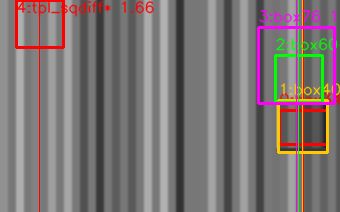
#> input picture captcha-lab/gap_debug.png, 340 x 212 px
$ python -i overlap.py   (imports and definitions only)
#> lines starting #> are read from the running program, lines starting #| are printed output that depends on the picture
"""
几何重合滑块（画布实心/空心配对）求解器
========================================

题型：深色网格画布上散落若干几何图形，其中一对是「同形同色的实心 + 空心轮廓」。
拖动滑块水平移动实心图形，使其与空心轮廓完全重合。

与其他滑块的差别：
  · 没有「缺口」，要判断的是**两个独立图形的水平中心差**；
  · 判据不是边缘能量，而是「实心/空心的填充密度 + 8×8 占用剖面 + 色相」；
  · 前端提交的是 `slider_dx = dx * (trackW - handleW) / bmpW`，
    即画布像素差要换算成滑轨像素。

本实现与 `booking-lab/captcha_mock/analyze.js` 的判据逐条对齐（三档阈值、4 邻域连通域、
密度分类、空心填充、8×8 剖面距离、色相精修），所以两边的 dx 可以直接对比。

```python
from solver.overlap import analyze, to_slider_dx

res = analyze("canvas.png")
slider_dx = to_slider_dx(res.dx, bmp_w=400, track_w=400, handle_w=34)
```
"""
from __future__ import annotations

import colorsys
import math
from dataclasses import dataclass, field
from typing import Any, Dict, List, Optional, Sequence, Tuple, Union

import cv2
import numpy as np

__all__ = [
    "Blob", "OverlapResult", "analyze", "analyze_payload",
    "to_slider_dx", "solve_canvas", "LEVELS",
]

ImageLike = Union[np.ndarray, bytes, bytearray, str]


@dataclass
class Blob:
    cx: float
    cy: float
    w: int
    h: int
    count: int
    density: float
    rgb: Tuple[float, float, float]
    hue: float                     # -1 表示接近灰色
    prof: np.ndarray               # 8x8 占用剖面
    prof_filled: Optional[np.ndarray] = None
    x0: int = 0
    y0: int = 0

    @property
    def solid(self) -> bool:
        return self.density >= 0.45


@dataclass
class OverlapResult:
    ok: bool
    dx: float = 0.0                # 目标中心 - 当前中心（画布位图像素）
    current_x: float = 0.0
    target_x: float = 0.0
    score: float = 0.0
    pairs: int = 0
    level: int = -1
    refined_hue: Optional[int] = None
    solid_fill: float = 0.0
    hollow_fill: float = 0.0
    image_size: Tuple[int, int] = (0, 0)
    blobs: List[Blob] = field(default_factory=list)
    error: str = ""

    # [11 lines left out: function to_dict, not called in this run]


# 三档前景阈值：(sat_hi, mx_hi, mx_lo, sat_lo)，判定式为
#   (sat > sat_hi and mx > mx_hi) or (mx > mx_lo and sat < sat_lo)
# 从严到松逐档回退，防止深色网格把图形连成一片（网格亮度低，第一档就能排掉）。
LEVELS: Tuple[Tuple[float, float, float, float], ...] = (
    (90.0, 90.0, 190.0, 80.0),
    (70.0, 70.0, 175.0, 85.0),
    (50.0, 55.0, 160.0, 95.0),
)


def _level_mask(mx: np.ndarray, sat: np.ndarray, level: int) -> np.ndarray:
    s_hi, m_hi, m_lo, s_lo = LEVELS[max(0, min(level, len(LEVELS) - 1))]
    return ((sat > s_hi) & (mx > m_hi)) | ((mx > m_lo) & (sat < s_lo))


# --------------------------------------------------------------------------- #
# 图像工具
# --------------------------------------------------------------------------- #
def _load_rgb(src: ImageLike) -> np.ndarray:
    """统一成 RGB uint8，顺序与 analyze.js 的 RGBA 前三个通道一致。"""
    if isinstance(src, np.ndarray):
        img = src
    elif isinstance(src, (bytes, bytearray)):
        img = cv2.imdecode(np.frombuffer(bytes(src), np.uint8), cv2.IMREAD_UNCHANGED)
    elif isinstance(src, str):
        s = src.strip()
        if s.startswith("data:") and "," in s:
            import base64
            img = cv2.imdecode(np.frombuffer(base64.b64decode(s.split(",", 1)[1]),
                                             np.uint8), cv2.IMREAD_UNCHANGED)
        elif _looks_like_path(s):
            from .gap import imread_any
            img = imread_any(s)
        else:
            import base64
            img = cv2.imdecode(np.frombuffer(base64.b64decode(s, validate=False),
                                             np.uint8), cv2.IMREAD_UNCHANGED)
    else:
        raise TypeError(f"不支持的图片类型 {type(src)!r}")

    if img is None:
        raise ValueError("图像解码失败")
    if img.ndim == 2:
        img = cv2.cvtColor(img, cv2.COLOR_GRAY2RGB)
    elif img.shape[2] == 4:
        img = cv2.cvtColor(img, cv2.COLOR_BGRA2RGBA)[:, :, :3]
    else:
        img = cv2.cvtColor(img, cv2.COLOR_BGR2RGB)
    return img


def _looks_like_path(s: str) -> bool:
    no_sep = ("/" not in s) and ("\\" not in s)
    return (not no_sep) or len(s) < 8 or (":" in s[:3])


def _hue(r: float, g: float, b: float) -> float:
    R, G, B = r / 255.0, g / 255.0, b / 255.0
    mx, mn = max(R, G, B), min(R, G, B)
    d = mx - mn
    if d < 0.02:
        return -1.0
    if mx == R:
        h = ((G - B) / d) % 6
    elif mx == G:
        h = (B - R) / d + 2
    else:
        h = (R - G) / d + 4
    return (h * 60.0 + 360.0) % 360.0


def _hue_dist(a: float, b: float) -> float:
    if a < 0 or b < 0:
        return 0.15
    d = abs(a - b)
    if d > 180:
        d = 360 - d
    return d / 180.0


# --------------------------------------------------------------------------- #
# 掩膜与连通域
# --------------------------------------------------------------------------- #
def _build_mask(rgb: np.ndarray, level: int, hue_center: Optional[float] = None) -> np.ndarray:
    r = rgb[:, :, 0].astype(np.float32)
    g = rgb[:, :, 1].astype(np.float32)
    b = rgb[:, :, 2].astype(np.float32)
    mx = np.maximum(np.maximum(r, g), b)
    mn = np.minimum(np.minimum(r, g), b)
    sat = np.where(mx > 0, (mx - mn) / np.maximum(mx, 1e-6) * 255.0, 0.0)

    mask = _level_mask(mx, sat, level)

    if hue_center is not None and hue_center >= 0:
        # 与 JS 一致：色相差 > 16° 的像素直接排除
        R, G, B = r / 255.0, g / 255.0, b / 255.0
        d = mx / 255.0 - mn / 255.0
        hue = np.full(mx.shape, -1.0, np.float32)
        nz = d > 0.02
        rr, gg, bb = R[nz], G[nz], B[nz]
        dd = d[nz]
        h = np.where(rr == mx[nz] / 255.0,
                     (((gg - bb) / dd) % 6),
                     np.where(gg == mx[nz] / 255.0,
                              (bb - rr) / dd + 2,
                              (rr - gg) / dd + 4))
        hue[nz] = ((h * 60.0) + 360.0) % 360.0
        delta = np.abs(hue - hue_center)
        delta = np.where(delta > 180, 360 - delta, delta)
        mask &= (hue >= 0) & (delta <= 16)
    return mask


def _profile(mask: np.ndarray, x0: int, y0: int, bw: int, bh: int,
             extra: Optional[np.ndarray] = None) -> np.ndarray:
    prof = np.zeros(64, np.float32)
    h, w = mask.shape[:2]
    for gy in range(8):
        ya = y0 + (bh * gy) // 8
        yb = y0 + max(1, (bh * (gy + 1)) // 8)
        for gx in range(8):
            xa = x0 + (bw * gx) // 8
            xb = x0 + max(1, (bw * (gx + 1)) // 8)
            ya2, yb2 = min(ya, h), min(yb, h)
            xa2, xb2 = min(xa, w), min(xb, w)
            if ya2 >= yb2 or xa2 >= xb2:
                continue
            cell = mask[ya2:yb2, xa2:xb2]
            tot = cell.size
            on = int(cell.sum())
            if extra is not None:
                on += int(extra[ya2:yb2, xa2:xb2].sum())
            prof[gy * 8 + gx] = on / tot if tot else 0.0
    return prof


def _fill_hollow(mask: np.ndarray, x0: int, y0: int, bw: int, bh: int) -> np.ndarray:
    """把空心轮廓「填满」：从包围盒边界出发，把与非掩膜连通的区域标为外部。"""
    h, w = mask.shape[:2]
    crop = mask[y0:y0 + bh, x0:x0 + bw]
    inv = (~crop).astype(np.uint8)
    if inv.size == 0:
        return np.zeros_like(mask)
    # 补一圈 1，让边界外的连通区域从角点一次填完（与 JS 从边界种子 BFS 等价）
    padded = np.pad(inv, 1, constant_values=1)
    ff = padded.copy()
    m = np.zeros((padded.shape[0] + 2, padded.shape[1] + 2), np.uint8)
    cv2.floodFill(ff, m, (0, 0), 2)
    outside = (ff[1:-1, 1:-1] == 2)
    inside = (~crop) & (~outside)
    filled = np.zeros_like(mask)
    filled[y0:y0 + bh, x0:x0 + bw] = (crop | inside).astype(np.uint8)
    return filled


def _components(mask: np.ndarray, rgb: np.ndarray, level: int) -> List[Blob]:
    h, w = mask.shape
    m8 = mask.astype(np.uint8)
    n, labels, stats, _ = cv2.connectedComponentsWithStats(m8, connectivity=4)
    blobs: List[Blob] = []
    total = float(w * h)
    for i in range(1, n):
        x0, y0, bw, bh, count = (int(stats[i, 0]), int(stats[i, 1]), int(stats[i, 2]),
                                  int(stats[i, 3]), int(stats[i, 4]))
        if count < 120 or bw < 12 or bh < 12 or count > total * 0.25:
            continue
        comp = labels[y0:y0 + bh, x0:x0 + bw] == i
        pix = rgb[y0:y0 + bh, x0:x0 + bw][comp]
        rgb_mean = tuple(float(v) for v in pix.mean(axis=0)) if pix.size else (0.0, 0.0, 0.0)
        dens = count / float(bw * bh)
        blob = Blob(
            cx=x0 + bw / 2.0, cy=y0 + bh / 2.0, w=bw, h=bh, count=count,
            density=dens, rgb=rgb_mean, hue=_hue(*rgb_mean),
            prof=_profile(m8, x0, y0, bw, bh), x0=x0, y0=y0,
        )
        if dens < 0.45:
            filled = _fill_hollow(m8, x0, y0, bw, bh)
            blob.prof_filled = _profile(m8, x0, y0, bw, bh, filled)
        blobs.append(blob)
    return blobs


# --------------------------------------------------------------------------- #
# 配对与主流程
# --------------------------------------------------------------------------- #
def _pair_best(blobs: Sequence[Blob], img_h: int) -> Optional[Tuple[float, Blob, Blob]]:
    solid = [b for b in blobs if b.solid]
    hollow = [b for b in blobs if not b.solid]
    if not solid or not hollow:
        by_den = sorted(blobs, key=lambda b: b.density, reverse=True)
        if not solid and by_den:
            solid = [by_den[0]]
        if not hollow and by_den:
            hollow = [by_den[-1]]

    best: Optional[Tuple[float, Blob, Blob]] = None
    for s in solid:
        for t in hollow:
            if s is t:
                continue
            dw = abs(s.w - t.w) / max(1, max(s.w, t.w))
            dh = abs(s.h - t.h) / max(1, max(s.h, t.h))
            if dw > 0.4 or dh > 0.4:
                continue
            dy = abs(s.cy - t.cy) / max(1, img_h)
            shape = float(np.abs(s.prof - t.prof_filled).mean()) if t.prof_filled is not None else 0.35
            score = dw + dh + dy * 0.6 + _hue_dist(s.hue, t.hue) * 0.6 + shape * 1.8
            if best is None or score < best[0]:
                best = (score, s, t)
    return best


def analyze(image: ImageLike, hue_hint: Optional[float] = None) -> OverlapResult:
    """给画布图，返回实心/空心配对与水平中心差 dx（位图像素）。"""
    rgb = _load_rgb(image)
    h, w = rgb.shape[:2]
    if hue_hint is not None:
        blobs = _components(_build_mask(rgb, 0, hue_hint), rgb, 0)
        best = _pair_best(blobs, h)
        if best:
            score, s, t = best
            return OverlapResult(True, t.cx - s.cx, s.cx, t.cx, score, len(blobs), 0,
                                 int(hue_hint), s.density, t.density, (w, h), blobs)

    blobs: List[Blob] = []
    used_level = -1
    for li in range(len(LEVELS)):
        found = _components(_build_mask(rgb, li), rgb, li)
        if len(found) >= 2:
            blobs, used_level = found, li
            break
        blobs = found

    if len(blobs) < 2:
        return OverlapResult(False, image_size=(w, h), pairs=len(blobs),
                             error="前景块不足（阈值过严或画布为空）")

    best = _pair_best(blobs, h)
    if best is None:
        return OverlapResult(False, image_size=(w, h), pairs=len(blobs),
                             error="没有可配对的实心/空心")

    score, s, t = best
    refined_hue: Optional[int] = None
    hues = sorted({int(round(b.hue / 12.0)) * 12
                   for b in blobs if b.solid and b.hue >= 0})[:4]
    for hc in hues:
        sub = _components(_build_mask(rgb, max(0, used_level), hc), rgb, max(0, used_level))
        if len(sub) < 2:
            continue
        cand = _pair_best(sub, h)
        if cand and cand[0] < score - 0.02:
            score, s, t = cand
            refined_hue = hc

    return OverlapResult(
        ok=True, dx=t.cx - s.cx, current_x=s.cx, target_x=t.cx, score=score,
        pairs=len(blobs), level=used_level, refined_hue=refined_hue,
        solid_fill=s.density, hollow_fill=t.density, image_size=(w, h), blobs=blobs,
    )


# [53 lines left out: functions analyze_payload, to_slider_dx, solve_canvas, draw_debug, not called in this run]


# [17 lines not run here, left out]

>>> import cv2
>>> picture = cv2.imread('../../../captcha-lab/gap_debug.png')
#> picture is the input picture: shape (212, 340, 3); mean B, G, R 116.3, 117, 125.2
>>> result = analyze(picture)
#> the loop in analyze, `for li in range(len(LEVELS)):` made 1 pass
#> (n in _components, total in _components, used_level) on pass 1: (33, 72080, 0)
#> pass 1, in _build_mask, `r = rgb[:, :, 0].astype(np.float32)`:
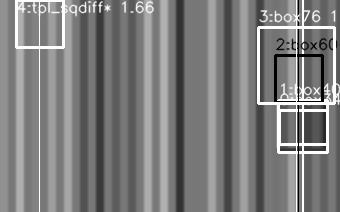
#> r: shape (212, 340) float32; min 0, max 255, mean 125.2
#> pass 1, in _build_mask, `g = rgb[:, :, 1].astype(np.float32)`:
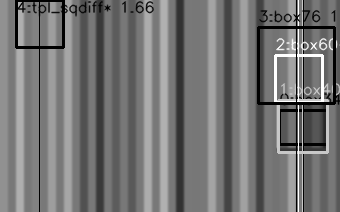
#> g: shape (212, 340) float32; min 0, max 255, mean 117
#> pass 1, in _build_mask, `b = rgb[:, :, 2].astype(np.float32)`:
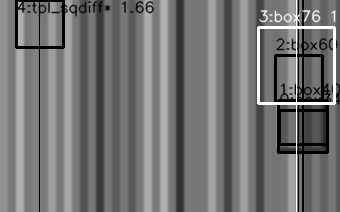
#> b: shape (212, 340) float32; min 0, max 255, mean 116.3
#> in _pair_best, `solid = [b for b in blobs if b.solid]`: solid = []
#> in _pair_best, `hollow = [b for b in blobs if not b.solid]`: hollow = 2 items
#> the loop in _pair_best, `for s in solid:` made 1 pass
#> in analyze, `score, s, t = best`: score = 1.94
#> in analyze, `hues = sorted({int(round(b.hue / 12.0)) * 12 for b in blobs if b.solid..`: hues = []
#> after the loop in analyze, `for hc in hues:`: score = 1.94
